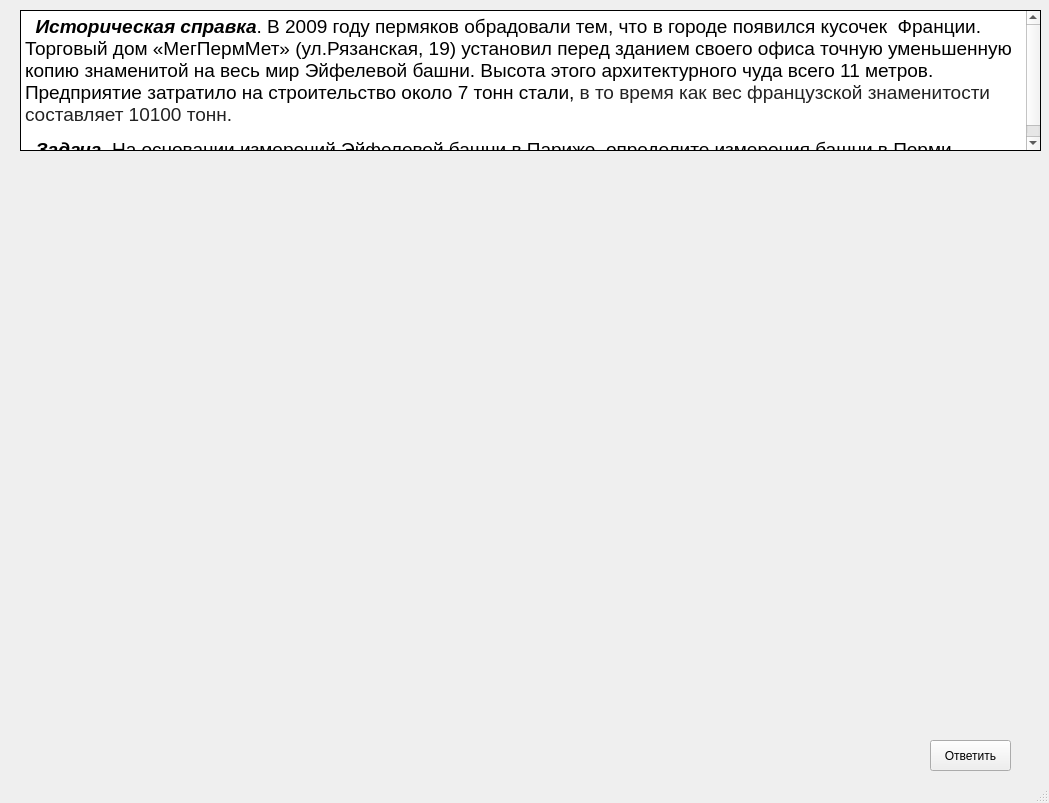
<?xml version="1.0" encoding="UTF-8"?>
<ui version="4.0">
 <class>MainWindow</class>
 <widget class="QMainWindow" name="MainWindow">
  <property name="geometry">
   <rect>
    <x>0</x>
    <y>0</y>
    <width>1049</width>
    <height>803</height>
   </rect>
  </property>
  <property name="windowTitle">
   <string>Эйфелева башня</string>
  </property>
  <property name="autoFillBackground">
   <bool>false</bool>
  </property>
  <widget class="QWidget" name="centralwidget">
   <widget class="QTextBrowser" name="textBrowser">
    <property name="geometry">
     <rect>
      <x>20</x>
      <y>10</y>
      <width>1021</width>
      <height>141</height>
     </rect>
    </property>
    <property name="frameShape">
     <enum>QFrame::Box</enum>
    </property>
    <property name="frameShadow">
     <enum>QFrame::Plain</enum>
    </property>
    <property name="autoFormatting">
     <set>QTextEdit::AutoNone</set>
    </property>
    <property name="html">
     <string>&lt;!DOCTYPE HTML PUBLIC &quot;-//W3C//DTD HTML 4.0//EN&quot; &quot;http://www.w3.org/TR/REC-html40/strict.dtd&quot;&gt;
&lt;html&gt;&lt;head&gt;&lt;meta name=&quot;qrichtext&quot; content=&quot;1&quot; /&gt;&lt;style type=&quot;text/css&quot;&gt;
p, li { white-space: pre-wrap; }
&lt;/style&gt;&lt;/head&gt;&lt;body style=&quot; font-family:'MS Shell Dlg 2'; font-size:8.25pt; font-weight:400; font-style:normal;&quot;&gt;
&lt;p style=&quot; margin-top:12px; margin-bottom:12px; margin-left:0px; margin-right:0px; -qt-block-indent:0; text-indent:0px;&quot;&gt;&lt;span style=&quot; font-family:'Times New Roman','serif'; font-size:14pt; font-weight:600; font-style:italic;&quot;&gt;  Историческая справка&lt;/span&gt;&lt;span style=&quot; font-family:'Times New Roman','serif'; font-size:14pt;&quot;&gt;. В 2009 году пермяков обрадовали тем, что в городе появился кусочек  Франции. Торговый дом «МегПермМет» (ул.Рязанская, 19) установил перед зданием своего офиса точную уменьшенную копию знаменитой на весь мир Эйфелевой башни. Высота этого архитектурного чуда всего 11 метров. Предприятие затратило на строительство около 7 тонн стали, &lt;/span&gt;&lt;span style=&quot; font-family:'Times New Roman','serif'; font-size:14pt; color:#222222; background-color:#ffffff;&quot;&gt;в то время как вес французской знаменитости составляет 10100 тонн.&lt;/span&gt;&lt;span style=&quot; font-size:8pt;&quot;&gt; &lt;/span&gt;&lt;/p&gt;
&lt;p style=&quot; margin-top:12px; margin-bottom:12px; margin-left:0px; margin-right:0px; -qt-block-indent:0; text-indent:0px;&quot;&gt;&lt;span style=&quot; font-family:'Times New Roman','serif'; font-size:14pt; font-weight:600; font-style:italic;&quot;&gt;  Задача&lt;/span&gt;&lt;span style=&quot; font-family:'Times New Roman','serif'; font-size:14pt; font-style:italic;&quot;&gt;.&lt;/span&gt;&lt;span style=&quot; font-family:'Times New Roman','serif'; font-size:14pt;&quot;&gt; На основании измерений Эйфелевой башни в Париже, определите измерения башни в Перми.&lt;/span&gt;&lt;span style=&quot; font-size:8pt;&quot;&gt; &lt;/span&gt;&lt;/p&gt;&lt;/body&gt;&lt;/html&gt;</string>
    </property>
   </widget>
   <widget class="QPushButton" name="answerButton">
    <property name="geometry">
     <rect>
      <x>930</x>
      <y>740</y>
      <width>81</width>
      <height>31</height>
     </rect>
    </property>
    <property name="text">
     <string>Ответить</string>
    </property>
   </widget>
  </widget>
  <widget class="QMenuBar" name="menubar">
   <property name="geometry">
    <rect>
     <x>0</x>
     <y>0</y>
     <width>1049</width>
     <height>21</height>
    </rect>
   </property>
  </widget>
  <widget class="QStatusBar" name="statusbar"/>
 </widget>
 <resources>
  <include location="source_images.qrc"/>
 </resources>
 <connections/>
</ui>
